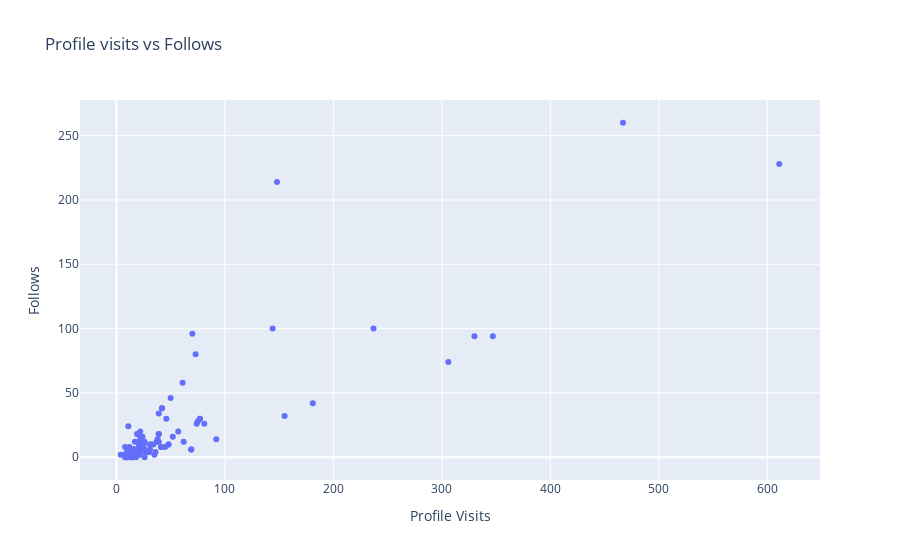

The notebook cell this image was saved under:
### Code cell
fig = px.scatter(df, x='Profile Visits', y='Follows', title = 'Profile visits vs Follows')

fig.show()

### Figure 1 — Plotly figure (JSON) as saved in the notebook; plotly's stock layout.template omitted (floating-point values rounded to 4 significant figures)
{"data": [{"hovertemplate": "Profile Visits=%{x}<br>Follows=%{y}<extra></extra>", "legendgroup": "", "marker": {"color": "#636efa", "symbol": "circle"}, "mode": "markers", "name": "", "orientation": "v", "showlegend": false, "type": "scatter", "x": [35, 48, 62, 23, 8, 9, 26, 12, 36, 31, 29, 15, 8, 20, 181, 17, 16, 21, 77, 10, 9, 11, 144, 14, 10, 19, 69, 11, 19, 9, 57, 13, 11, 24, 81, 4, 7, 14, 18, 8, 330, 21, 19, 32, 19, 21, 14, 30, 39, 42, 31, 20, 12, 22, 306, 13, 26, 16, 15, 15, 39, 21, 8, 45, 50, 37, 25, 347, 26, 48, 16, 26, 17, 52, 22, 41, 155, 12, 22, 20, 23, 25, 17, 16, 21, 77, 10, 14, 30, 39, 42, 31, 14, 10, 19, 69, 11, 19, 9, 38, 42, 92, 75, 21, 26, 39, 74, 467, 24, 70, 22, 46, 61, 237, 73, 20, 34, 148, 611], "xaxis": "x", "y": [2, 10, 12, 8, 0, 2, 0, 6, 4, 6, 4, 0, 2, 4, 42, 6, 2, 2, 30, 0, 0, 24, 100, 2, 4, 6, 6, 6, 2, 2, 20, 2, 4, 8, 26, 2, 2, 4, 0, 2, 94, 8, 18, 10, 4, 4, 4, 4, 18, 38, 10, 12, 4, 4, 74, 0, 6, 6, 0, 6, 12, 10, 8, 8, 46, 12, 10, 94, 6, 10, 6, 4, 12, 16, 12, 8, 32, 8, 16, 6, 10, 10, 6, 2, 2, 30, 0, 4, 4, 18, 38, 10, 2, 4, 6, 6, 6, 2, 2, 14, 8, 14, 28, 18, 12, 34, 26, 260, 16, 96, 20, 30, 58, 100, 80, 18, 10, 214, 228], "yaxis": "y"}], "layout": {"legend": {"tracegroupgap": 0}, "title": {"text": "Profile visits vs Follows"}, "xaxis": {"anchor": "y", "domain": [0, 1], "title": {"text": "Profile Visits"}}, "yaxis": {"anchor": "x", "domain": [0, 1], "title": {"text": "Follows"}}}}
